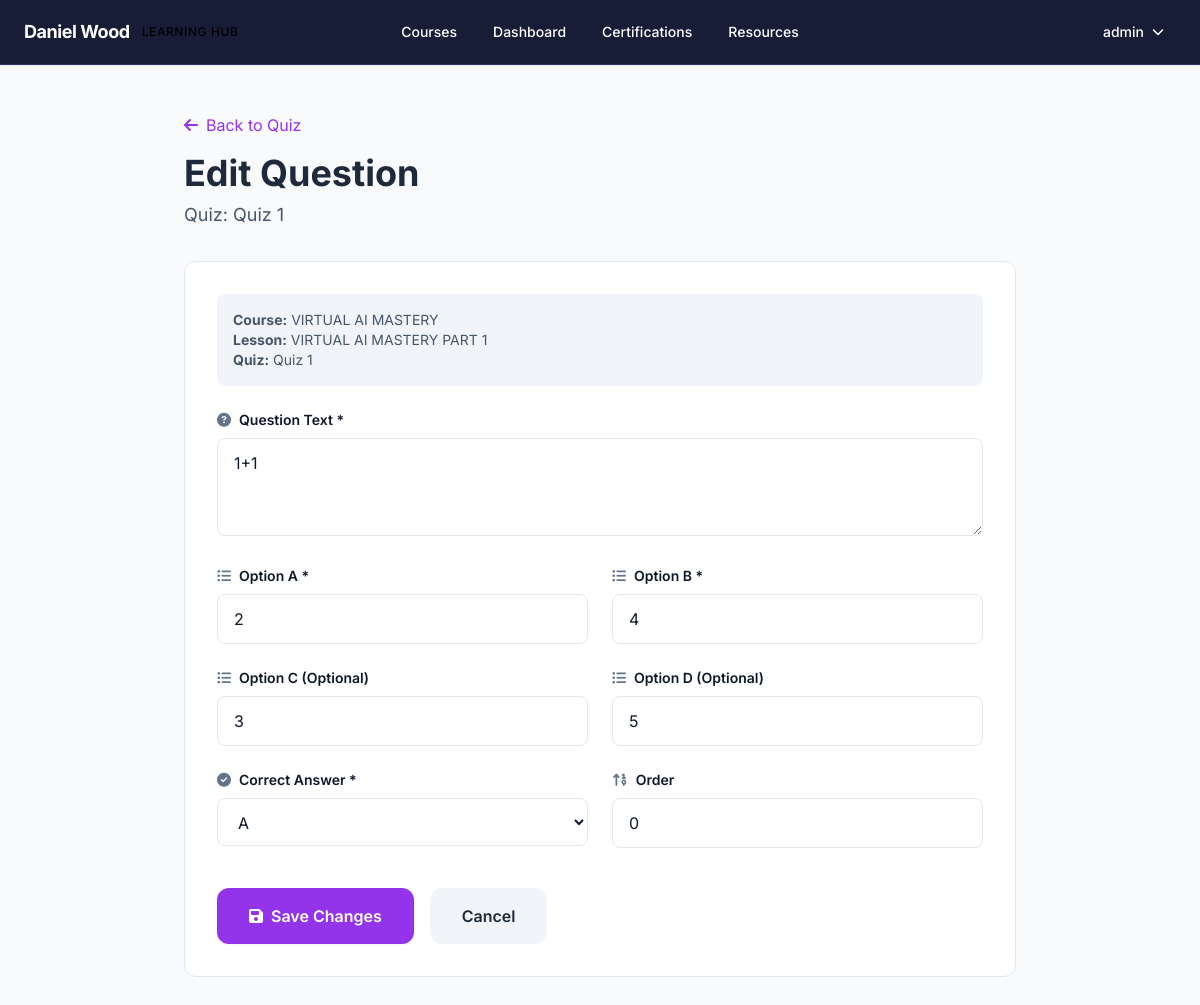
Screenshot of /dashboard/quiz-questions/8/edit/ (signed in) with the database file from the repository.
### myApp/models.py (models this page shows, shortened)
class LessonQuiz(models.Model):
    lesson = models.OneToOneField(Lesson, on_delete=models.CASCADE, related_name='quiz')
    title = models.CharField(max_length=200)
    description = models.TextField(blank=True)
    is_required = models.BooleanField(default=False, help_text="Required to complete lesson")
    passing_score = models.IntegerField(default=70, help_text="Passing score (0-100%)")
    created_at = models.DateTimeField(auto_now_add=True)
    updated_at = models.DateTimeField(auto_now=True)

class Lesson(models.Model):
    LESSON_TYPE_CHOICES = [
        ('video', 'Video'),
        ('live', 'Live'),
        ('replay', 'Replay'),
    ]
    TRANSCRIPTION_STATUS_CHOICES = [
        ('pending', 'Pending'),
        ('processing', 'Processing'),
        ('completed', 'Completed'),
        ('failed', 'Failed'),
    ]
    AI_GENERATION_STATUS_CHOICES = [
        ('pending', 'Pending'),
        ('generated', 'Generated'),
        ('approved', 'Approved'),
    ]
    course = models.ForeignKey(Course, on_delete=models.CASCADE)
    module = models.ForeignKey(Module, on_delete=models.SET_NULL, null=True, blank=True)
    title = models.CharField(max_length=200)
    slug = models.SlugField()
    description = models.TextField(blank=True)
    video_url = models.URLField(blank=True, help_text="Generic video URL")
    video_duration = models.IntegerField(default=0, help_text="Duration in minutes")
    order = models.IntegerField(default=0)
    workbook_url = models.URLField(blank=True)
    resources_url = models.URLField(blank=True)
    lesson_type = models.CharField(max_length=20, choices=LESSON_TYPE_CHOICES, default='video')
    vimeo_url = models.URLField(blank=True)
    vimeo_id = models.CharField(max_length=100, blank=True)
    vimeo_thumbnail = models.URLField(blank=True)
    vimeo_duration_seconds = models.IntegerField(null=True, blank=True)
    google_drive_url = models.URLField(blank=True)
    google_drive_id = models.CharField(max_length=200, blank=True)
    working_title = models.CharField(max_length=200, blank=True)
    rough_notes = models.TextField(blank=True)
    transcription = models.TextField(blank=True)
    transcription_status = models.CharField(max_length=20, choices=TRANSCRIPTION_STATUS_CHOICES, default='pending')
    transcription_error = models.TextField(blank=True)
    ai_generation_status = models.CharField(max_length=20, choices=AI_GENERATION_STATUS_CHOICES, default='pending')
    ai_clean_title = models.CharField(max_length=200, blank=True)
    ai_short_summary = models.TextField(blank=True)
    ai_full_description = models.TextField(blank=True)
    ai_outcomes = models.JSONField(default=list, blank=True)
    ai_coach_actions = models.JSONField(default=list, blank=True)
    created_at = models.DateTimeField(auto_now_add=True)
    updated_at = models.DateTimeField(auto_now=True)
    class Meta:
        ordering = ['order', 'id']
        unique_together = ['course', 'slug']

class Course(models.Model):
    COURSE_TYPE_CHOICES = [
        ('sprint', 'Sprint'),
        ('speaking', 'Speaking'),
        ('consultancy', 'Consultancy'),
        ('special', 'Special'),
    ]
    STATUS_CHOICES = [
        ('active', 'Active'),
        ('locked', 'Locked'),
        ('coming_soon', 'Coming Soon'),
    ]
    VISIBILITY_CHOICES = [
        ('public', 'Public'),
        ('members_only', 'Members Only'),
        ('hidden', 'Hidden'),
        ('private', 'Private'),
    ]
    ENROLLMENT_METHOD_CHOICES = [
        ('open', 'Open Enrollment'),
        ('purchase', 'Purchase Required'),
        ('invite_only', 'Invite Only'),
        ('cohort_only', 'Cohort Only'),
        ('subscription_only', 'Subscription Only'),
    ]
    ACCESS_DURATION_TYPE_CHOICES = [
        ('lifetime', 'Lifetime'),
        ('fixed_days', 'Fixed Days'),
        ('until_date', 'Until Date'),
        ('drip', 'Drip Content'),
    ]
    name = models.CharField(max_length=200)
    slug = models.SlugField(unique=True)
    course_type = models.CharField(max_length=20, choices=COURSE_TYPE_CHOICES, default='sprint')
    status = models.CharField(max_length=20, choices=STATUS_CHOICES, default='active')
    description = models.TextField()
    short_description = models.CharField(max_length=300, blank=True)
    thumbnail = models.ImageField(upload_to='courses/thumbnails/', blank=True, null=True)
    coach_name = models.CharField(max_length=100, blank=True)
    is_subscribers_only = models.BooleanField(default=False)
    is_accredible_certified = models.BooleanField(default=False)
    has_asset_templates = models.BooleanField(default=False)
    exam_unlock_days = models.IntegerField(default=0, help_text="Days after enrollment before exam unlocks")
    special_tag = models.CharField(max_length=100, blank=True, help_text="e.g., 'Black Friday 2025'")
    visibility = models.CharField(max_length=20, choices=VISIBILITY_CHOICES, default='public')
    enrollment_method = models.CharField(max_length=20, choices=ENROLLMENT_METHOD_CHOICES, default='open')
    access_duration_type = models.CharField(max_length=20, choices=ACCESS_DURATION_TYPE_CHOICES, default='lifetime')
    access_duration_days = models.IntegerField(null=True, blank=True, help_text="Duration in days if fixed_days")
    access_until_date = models.DateTimeField(null=True, blank=True, help_text="Expiration date if until_date")
    prerequisite_courses = models.ManyToManyField('self', symmetrical=False, blank=True)
    required_quiz_score = models.IntegerField(default=0, help_text="Required quiz score to unlock (0-100)")
    created_at = models.DateTimeField(auto_now_add=True)
    updated_at = models.DateTimeField(auto_now=True)
    class Meta:
        ordering = ['-created_at']

class LessonQuizQuestion(models.Model):
    CORRECT_OPTION_CHOICES = [
        ('A', 'A'),
        ('B', 'B'),
        ('C', 'C'),
        ('D', 'D'),
    ]
    quiz = models.ForeignKey(LessonQuiz, on_delete=models.CASCADE, related_name='questions')
    text = models.TextField()
    option_a = models.CharField(max_length=500)
    option_b = models.CharField(max_length=500)
    option_c = models.CharField(max_length=500, blank=True)
    option_d = models.CharField(max_length=500, blank=True)
    correct_option = models.CharField(max_length=1, choices=CORRECT_OPTION_CHOICES)
    order = models.IntegerField(default=0)
    class Meta:
        ordering = ['order', 'id']

### myApp/dashboard_views.py (the view, shortened to what this page needs)
# urls.py: path('dashboard/quiz-questions/<int:question_id>/edit/', dashboard_views.dashboard_edit_quiz_question, name='dashboard_edit_quiz_question'),
@login_required
@user_passes_test(is_staff)
def dashboard_edit_quiz_question(request, question_id):
    question = get_object_or_404(LessonQuizQuestion, id=question_id)
    quiz = question.quiz
    context = {
        'question': question,
        'quiz': quiz,
        'lesson': quiz.lesson,
    }
    return render(request, 'dashboard/edit_quiz_question.html', context)

### myApp/templates/dashboard/edit_quiz_question.html (shortened to what this page needs)
{% extends 'base.html' %}
{% block content %}
<div class="min-h-screen bg-porcelain py-12">
    <div class="max-w-4xl mx-auto px-4 sm:px-6 lg:px-8">
        <div class="mb-8">
            <a href="{% url 'dashboard_edit_quiz' quiz.id %}" class="inline-flex items-center gap-2 text-purple-600 hover:text-purple-700 mb-4">
                <i class="fas fa-arrow-left"></i>
                <span>Back to Quiz</span>
            </a>
            <h1 class="text-4xl font-bold text-ink mb-2">Edit Question</h1>
            <p class="text-lg text-slate">Quiz: {{ quiz.title }}</p>
        </div>
        <div class="bg-ivory border border-glass rounded-xl p-8">
            <form method="post">
                <div class="space-y-6">
                    <div class="p-4 bg-mist rounded-lg mb-4">
                        <p class="text-sm text-slate"><strong>Course:</strong> {{ lesson.course.name }}</p>
                        <p class="text-sm text-slate"><strong>Lesson:</strong> {{ lesson.title }}</p>
                        <p class="text-sm text-slate"><strong>Quiz:</strong> {{ quiz.title }}</p>
                    </div>
                    <div>
                        <label class="block text-sm font-semibold text-ink mb-2">
                            <i class="fas fa-question-circle mr-2 text-muted"></i>Question Text *</label>
                        <textarea name="text" rows="3" required
                                  class="w-full px-4 py-3 border border-glass rounded-lg focus:ring-2 focus:ring-purple-500 focus:border-transparent text-ink">{{ question.text }}</textarea>
                    </div>
                    <div class="grid md:grid-cols-2 gap-6">
                        <div>
                            <label class="block text-sm font-semibold text-ink mb-2">
                                <i class="fas fa-list-ul mr-2 text-muted"></i>Option A *</label>
                            <input type="text" name="option_a" value="{{ question.option_a }}" required
                                   class="w-full px-4 py-3 border border-glass rounded-lg focus:ring-2 focus:ring-purple-500 focus:border-transparent text-ink">
                        </div>
                        <div>
                            <label class="block text-sm font-semibold text-ink mb-2">
                                <i class="fas fa-list-ul mr-2 text-muted"></i>Option B *</label>
                            <input type="text" name="option_b" value="{{ question.option_b }}" required
                                   class="w-full px-4 py-3 border border-glass rounded-lg focus:ring-2 focus:ring-purple-500 focus:border-transparent text-ink">
                        </div>
                    </div>
                    <div class="grid md:grid-cols-2 gap-6">
                        <div>
                            <label class="block text-sm font-semibold text-ink mb-2">
                                <i class="fas fa-list-ul mr-2 text-muted"></i>Option C (Optional)</label>
                            <input type="text" name="option_c" value="{{ question.option_c }}"
                                   class="w-full px-4 py-3 border border-glass rounded-lg focus:ring-2 focus:ring-purple-500 focus:border-transparent text-ink">
                        </div>
                        <div>
                            <label class="block text-sm font-semibold text-ink mb-2">
                                <i class="fas fa-list-ul mr-2 text-muted"></i>Option D (Optional)</label>
                            <input type="text" name="option_d" value="{{ question.option_d }}"
                                   class="w-full px-4 py-3 border border-glass rounded-lg focus:ring-2 focus:ring-purple-500 focus:border-transparent text-ink">
                        </div>
                    </div>
                    <div class="grid md:grid-cols-2 gap-6">
                        <div>
                            <label class="block text-sm font-semibold text-ink mb-2">
                                <i class="fas fa-check-circle mr-2 text-muted"></i>Correct Answer *</label>
                            <select name="correct_option" required
                                    class="w-full px-4 py-3 border border-glass rounded-lg focus:ring-2 focus:ring-purple-500 focus:border-transparent text-ink">
                                <option value="A" {% if question.correct_option == 'A' %}selected{% endif %}>A</option>
                            </select>
                        </div>
                        <div>
                            <label class="block text-sm font-semibold text-ink mb-2">
                                <i class="fas fa-sort-numeric-up mr-2 text-muted"></i>Order</label>
                            <input type="number" name="order" value="{{ question.order }}" min="0"
                                   class="w-full px-4 py-3 border border-glass rounded-lg focus:ring-2 focus:ring-purple-500 focus:border-transparent text-ink">
                        </div>
                    </div>
                    <div class="flex items-center space-x-4 pt-4">
                        <button type="submit"
                                class="px-8 py-4 bg-purple-600 text-white rounded-xl font-semibold hover:bg-purple-700 transition shadow-sm hover:shadow-md">
                            <i class="fas fa-save mr-2"></i>Save Changes
                        </button>
                        <a href="{% url 'dashboard_edit_quiz' quiz.id %}"
                           class="px-8 py-4 bg-mist text-ink rounded-xl font-semibold hover:bg-glass transition">
                            Cancel
                        </a>
                    </div>
                </div>
            </form>
        </div>
    </div>
</div>
{% endblock %}

### myApp/templates/base.html (shortened to what this page needs)
<!DOCTYPE html>
<html lang="en" class="h-full" style="scroll-behavior: smooth;">
<head>
    <script src="https://cdn.tailwindcss.com"></script>
    <link rel="stylesheet" href="https://cdnjs.cloudflare.com/ajax/libs/font-awesome/6.5.1/css/all.min.css" />
</head>
<body class="loading h-full antialiased font-sans" style="background-color: #181d37;">
    {% if user.is_authenticated %}
    <nav class="backdrop-blur-sm border-b sticky top-0 z-50 shadow-sm" style="background-color: #181d37; border-color: rgba(99, 102, 241, 0.3);">
        <div class="max-w-7xl mx-auto px-6">
            <div class="flex justify-between items-center h-16">
                <div class="flex items-center">
                    <a href="{% url 'home' %}" class="flex items-center space-x-3 group">
                        <span class="text-white font-bold text-lg tracking-tight group-hover:text-slate-200 transition-colors">Daniel Wood</span>
                        <span class="text-xs font-medium text-slate-400 uppercase tracking-wider">Learning Hub</span>
                    </a>
                </div>
                <div class="hidden md:flex items-center space-x-1 absolute left-1/2 transform -translate-x-1/2">
                    <a href="{% url 'courses' %}" class="px-4 py-2 text-sm font-medium text-white hover:text-cyan-400 hover:bg-slate-800 rounded-lg transition-all duration-200">
                        Courses
                    </a>
                    {% if user.is_staff %}
                    <a href="{% url 'dashboard_home' %}" class="px-4 py-2 text-sm font-medium text-white hover:text-cyan-400 hover:bg-slate-800 rounded-lg transition-all duration-200">
                        Dashboard
                    </a>
                    {% else %}
                    <a href="{% url 'student_dashboard' %}" class="px-4 py-2 text-sm font-medium text-white hover:text-cyan-400 hover:bg-slate-800 rounded-lg transition-all duration-200">
                        Dashboard
                    </a>
                    {% endif %}
                    <a href="{% url 'student_certifications' %}" class="px-4 py-2 text-sm font-medium text-white hover:text-cyan-400 hover:bg-slate-800 rounded-lg transition-all duration-200">
                        Certifications
                    </a>
                    <a href="{% url 'courses' %}" class="px-4 py-2 text-sm font-medium text-white hover:text-cyan-400 hover:bg-slate-800 rounded-lg transition-all duration-200">
                        Resources
                    </a>
                </div>
                <div class="flex items-center space-x-3">
                    <div class="relative group">
                        <button class="flex items-center space-x-2 px-3 py-2 text-sm font-medium text-white hover:bg-slate-800 rounded-lg transition-all duration-200 focus:outline-none focus:ring-2 focus:ring-cyan-500/50">
                            <span>{{ user.get_full_name|default:user.username }}</span>
                            <i class="fas fa-chevron-down text-xs text-slate-400 group-hover:text-slate-300 transition-transform duration-200 group-hover:rotate-180"></i>
                        </button>
                    </div>
                </div>
            </div>
        </div>
    </nav>
    {% endif %}
    <main class="min-h-screen">
        <div class="page-content" data-page-content="true">
            {% block content %}{% endblock %}
        </div>
    </main>
</body>
</html>

### rows the page displays
LessonQuiz: title "Quiz 1"
Lesson: course.name "VIRTUAL AI MASTERY", title "VIRTUAL AI MASTERY PART 1"
LessonQuizQuestion: text "1+1", option_a "2", option_b "4", option_c "3", option_d "5", correct_option "A", order "0"

### other values shown
{{ user.get_full_name|default:user.username }} "admin"
